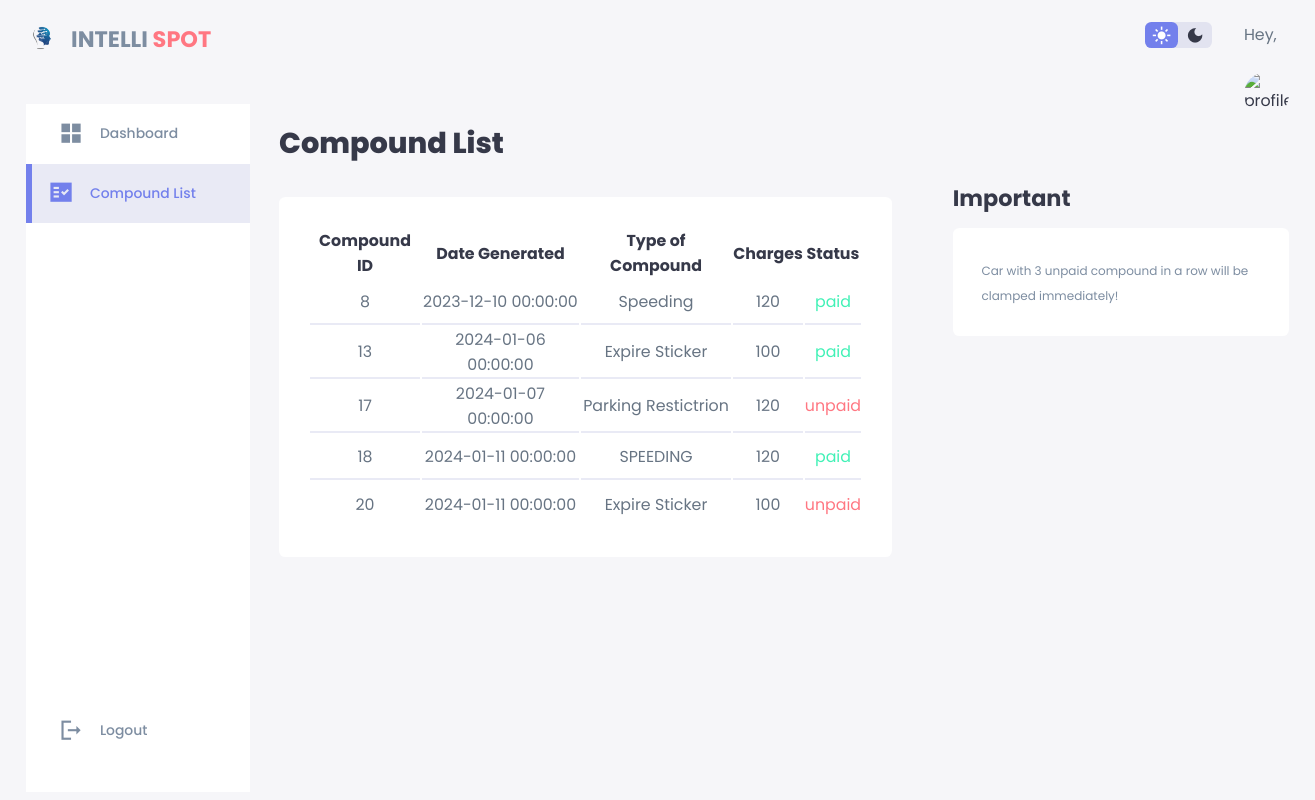
Page /staffListCompound.php on the committed database.
### tables this page shows
CREATE TABLE IF NOT EXISTS `compound` (
  `compoundID` int(11) NOT NULL,
  `dateGenerated` timestamp NOT NULL DEFAULT CURRENT_TIMESTAMP,
  `compoundType` varchar(20) DEFAULT NULL,
  `compoundAmount` double DEFAULT NULL,
  `paymentStatus` varchar(10) DEFAULT NULL,
  `studentID` varchar(15) DEFAULT NULL,
  `policeID` varchar(15) DEFAULT NULL
);

### staffListCompound.php (the view, shortened to what this page needs)
<?php
    include("connection.php");
?>
<?php
    $sqlC = "SELECT * FROM compound";
    $resultC = mysqli_query($conn, $sqlC,$sqlCo);
?>
<!DOCTYPE html>
<html lang="en">
<head>
    <link rel="stylesheet" href="./style.css">
    <link rel="stylesheet" href="./styleStaff.css">
</head>
<body>
<div class="container">
        <aside>
            <div class="top">
                <div class="logo">
                    <img src="./images/logo.png" alt="">
                    <h2 class="text-muted">INTELLI <span class="danger">SPOT</span></h2>
                </div>
            </div>
            <div class="sidebar">
                <a href="staff.php">
                    <span class="material-icons-sharp"> grid_view </span>
                    <h3>Dashboard</h3>
                </a>
                <a href="#" class="active">
                    <span class="material-icons-sharp"> fact_check </span>
                    <h3>Compound List</h3>
                </a>
                <a href="logout.php" >
                    <span class="material-icons-sharp"> logout </span>
                    <h3>Logout</h3>
                </a>
            </div>
        </aside>
        <main>
            <br>
            <br>
            <br>
            <br>
            <h1>Compound List</h1>
                <div class="history">
                    <table>
                        <thead>
                            <tr>
                                <th>Compound ID</th>
                                <th>Date Generated</th>
                                <th>Type of Compound</th>
                                <th>Charges</th>
                                <th>Status</th>
                            </tr>
                        </thead>
                        <tbody>
                            <tr>
                                <?php
                                    while($rowC = mysqli_fetch_assoc($resultC))
                                    {
                                ?>
                                    <td><?php echo $rowC['compoundID']; ?></td>
                                    <td><?php echo $rowC['dateGenerated']; ?></td>
                                    <td><?php echo $rowC['compoundType']; ?></td>
                                    <td><?php echo $rowC['compoundAmount']; ?></td>
                                    <?php
                                        if($rowC['paymentStatus']=='unpaid'){ ?>
                                            <td class="danger"><?php echo $rowC['paymentStatus'] ?></td>
                                        <?php }
                                        else if($rowC['paymentStatus']=='paid'){ ?>
                                            <td class="success"><?php echo $rowC['paymentStatus'] ?></td>
                                        <?php
                                        }
                                    ?>
                                </tr>
                                <?php
                                    }
                                ?>
                        </tbody>
                    </table>
                </div>
        </main>
        <div class="right">
            <div class="top">
                <div class="theme-toggler">
                    <span class="material-icons-sharp active">light_mode</span>
                    <span class="material-icons-sharp">dark_mode</span>
                </div>
                <div class="profile">
                    <div class="info">
                        <p>Hey,
                        </p>
                        <br>
                    </div>
                    <div class="profile-photo">
                        <img src="./images/profile.jpg" alt="profile">
                    </div>
                </div>
            </div>
            <div class="notes">
                <h2>Important</h2>
                <div class="importantNotes">
                    <small class="text-muted"> Car with 3 unpaid compound in a row will be clamped immediately!</small>
                </div>
            </div>
        </div>
    </div>
</body>
</html>

### style.css (style rules this page uses)
:root { --color-primary: #7380ec; --color-danger: #ff7782; --color-success: #41f1b6; --color-warning: #ffbb55; --color-white: #fff; --color-info-dark: #7d8da1; --color-info-light: #dce1eb; --color-dark: #363949; --color-light: rgba(132,139,200,0.18); --color-primary-variant: #111e88; --color-dark-variant: #677483; --color-background: #f6f6f9; --card-border-radius: 2rem; --border-radius-1: 0.4rem; --border-radius-2: 0.8rem; --border-radius-3: 1.2rem; --card-padding: 1.8rem; --padding-1:1.2rem; --box--shadow: 0 2rem 3rem var(var(--color-light)); }
* { margin: 0; padding: 0; outline: 0; appearance: 0; border: 0; text-decoration: none; list-style: none; box-sizing: border-box; }
html { font-size: 100%; }
.container { display: grid; width: 96%; margin: 0 auto; gap: 1.8rem; grid-template-columns: 14rem auto 23rem; }
body { width: 100vw; height: 100vh; font-family: poppins, sans-serif; font-size: 0.99rem; background: var(--color-background); user-select: none; overflow-x: hidden; color: var(--color-dark); }
a { color: var(--color-dark); }
img { display: block; width: 100%; }
h1 { font-weight: 800; font-size: 1.8rem; }
h2 { font-size: 1.4rem; }
h3 { font-size: 0.87rem; }
small { font-size: 0.75rem; }
.profile-photo { width: 2.8rem; height: 2.8rem; border-radius: 50%; overflow: hidden; }
.text-muted { color: var(--color-info-dark); }
p { color: var(--color-dark-variant); }
.danger { color: var(--color-danger); }
.success { color: var(--color-success); }
aside { height: 100vh; }
aside .top { display: flex; align-items: center; justify-content: space-between; margin-top: 1.4rem; }
aside .logo { display: flex; gap: 0.8rem; }
aside .logo img { width: 2rem; height: 2rem; }
aside .sidebar { background: white; display: flex; flex-direction: column; height: 86vh; position: relative; top: 3rem; }
aside h3 { font-weight: 500; }
aside .sidebar a { display: flex; color: var(--color-info-dark); margin-left: 2rem; gap: 1rem; align-items: center; position: relative; height: 3.7rem; transition: all 300ms ease; }
aside .sidebar a span { font-size: 1.6rem; transition: all 300ms ease; }
aside .sidebar a:last-child { position: absolute; bottom: 2rem; width: 100%; }
aside .sidebar a.active { background: var(--color-light); color: var(--color-primary); margin-left: 0; }
aside .sidebar a.active::before { content: ""; width: 6px; height: 100%; background: var(--color-primary); }
aside .sidebar a.active span { color: var(--color-primary); margin-left: calc(1rem -3px); }
main { margin-top: 1.4rem; }
main .history { margin-top: 2rem; }
main .history table { background: var(--color-white); width: 100%; border-radius: var(--border-radius-1); padding: var(--card-padding); text-align: center; box-shadow: var(--box--shadow); transition: all 300ms ease; }
main table tbody td { height: 2.8rem; border-bottom: 2px solid var(--color-light); color: var(--color-dark-variant); }
main table tbody tr:last-child td { border: none; }
.right { margin-top: 1.4rem; }
.right .top { display: flex; justify-content: end; gap: 2rem; }
.right .theme-toggler { background: var(--color-light); display: flex; justify-content: space-between; align-items: center; height: 1.6rem; width: 4.2rem; cursor: pointer; border-radius: var(--border-radius-1); }
.right .theme-toggler span { font-size: 1.2rem; width: 50%; height: 100%; display: flex; align-items: center; justify-content: center; }
.right .theme-toggler span.active { background-color: var(--color-primary); color: white; border-radius: var(--border-radius-1); }
.right .notes { margin-top: 4rem; margin-left: 2rem; }
.right .notes h2 { margin-bottom: 0.8rem; }
.right .notes .importantNotes { background: var(--color-white); padding: var(--card-padding); border-radius: var(--border-radius-1); box-shadow: var(--box--shadow); transition: all 300ms ease; }

### styleStaff.css (style rules this page uses)
:root { --color-primary: #7380ec; --color-danger: #ff7782; --color-success: #41f1b6; --color-warning: #ffbb55; --color-white: #fff; --color-info-dark: #7d8da1; --color-info-light: #dce1eb; --color-dark: #363949; --color-light: rgba(132,139,200,0.18); --color-primary-variant: #111e88; --color-dark-variant: #677483; --color-background: #f6f6f9; --card-border-radius: 2rem; --border-radius-1: 0.4rem; --border-radius-2: 0.8rem; --border-radius-3: 1.2rem; --card-padding: 1.8rem; --padding-1:1.2rem; --box--shadow: 0 2rem 3rem var(var(--color-light)); }

### rows in the picture
compound: compoundID "8", dateGenerated "2023-12-10 00:00:00", compoundType "Speeding", compoundAmount "120", paymentStatus "paid"
compound: compoundID "13", dateGenerated "2024-01-06 00:00:00", compoundType "Expire Sticker", compoundAmount "100", paymentStatus "paid"
compound: compoundID "17", dateGenerated "2024-01-07 00:00:00", compoundType "Parking Restictrion", compoundAmount "120", paymentStatus "unpaid"
compound: compoundID "18", dateGenerated "2024-01-11 00:00:00", compoundType "SPEEDING", compoundAmount "120", paymentStatus "paid"
compound: compoundID "20", dateGenerated "2024-01-11 00:00:00", compoundType "Expire Sticker", compoundAmount "100", paymentStatus "unpaid"
